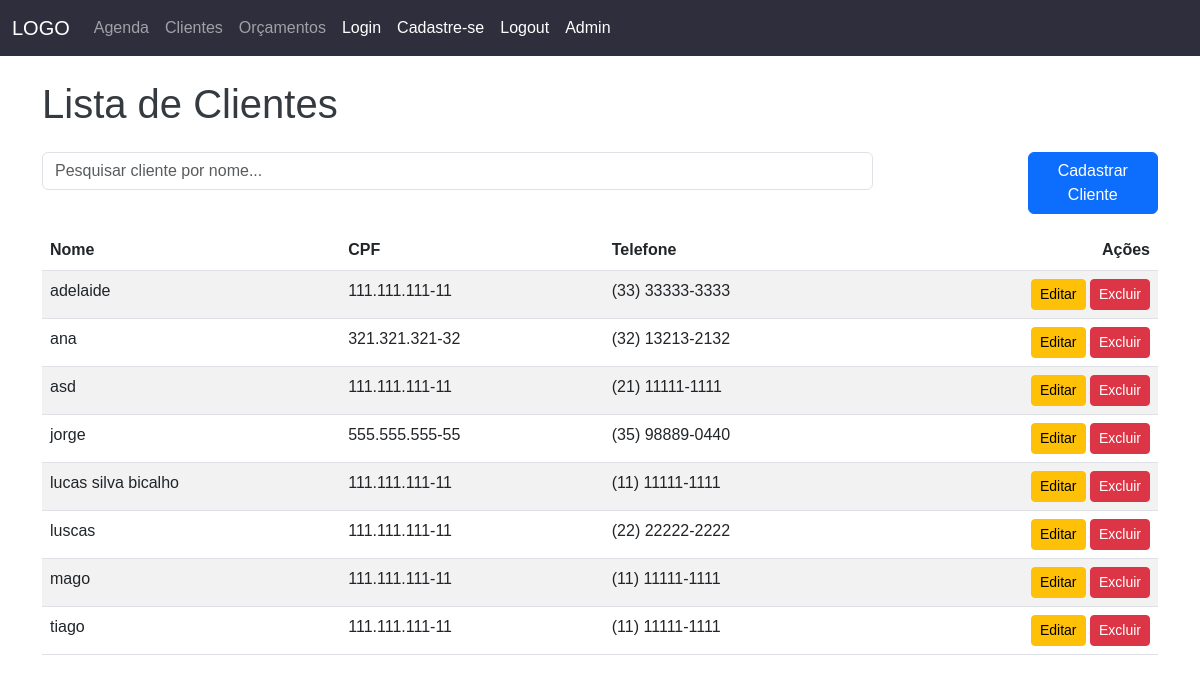
The app's page /clientes/ (signed in) with its own data.
### consultorio/models.py (models this page shows, shortened)
class Cliente(models.Model):
    nome = models.CharField(max_length=255)
    cpf = models.CharField(max_length=14, null=True)
    telefone = models.TextField(blank=True, null=True)

### consultorio/views.py (the view)
# urls.py: path('clientes/', views.clientes, name='listar_clientes'),
@login_required(login_url="/auth/login")
def clientes(request):
    clientes = Cliente.objects.all().order_by('nome')
    return render(request, 'clientes.html', {'clientes': clientes})

### consultorio/templates/clientes.html (shortened to what this page needs)
{% extends "base.html" %}
{% load static %}
{% block conteudo %}
<div class="container mt-4">
    <h1 class="mb-4">Lista de Clientes</h1>
    <div class="row mb-3">
        <div class="col-md-9">
            <input type="text" id="pesquisa" class="form-control" placeholder="Pesquisar cliente por nome...">
        </div>
        <div class="col-md-3 text-md-end mt-2 mt-md-0">
            <button class="btn btn-primary w-50" data-bs-toggle="modal" data-bs-target="#clienteModal">Cadastrar
                Cliente</button>
        </div>
    </div>
    <table class="table table-striped table-hover">
        <thead>
            <tr>
                <th>Nome</th>
                <th>CPF</th>
                <th>Telefone</th>
                <th class="text-end">Ações</th>
            </tr>
        </thead>
        <tbody id="tabela-clientes">
            {% for cliente in clientes %}
            <tr>
                <td>{{ cliente.nome }}</td>
                <td>{{ cliente.cpf }}</td>
                <td>{{ cliente.telefone }}</td>
                <td class="text-end">
                    <button class="btn btn-warning btn-sm" data-bs-toggle="modal"
                        data-bs-target="#editarClienteModal{{ cliente.id }}">Editar</button>
                    <button class="btn btn-danger btn-sm" data-bs-toggle="modal"
                        data-bs-target="#excluirClienteModal{{ cliente.id }}">Excluir</button>
                </td>
            </tr>
            {% endfor %}
        </tbody>
    </table>
</div>
{% endblock %}

### staticfiles/css/mystyles.css (style rules this page uses)
body { font-family: Arial, sans-serif; }
h1 { color: #343a40; }

### records on screen
Cliente: nome "adelaide", cpf "111.111.111-11", telefone "(33) 33333-3333"
Cliente: nome "ana", cpf "321.321.321-32", telefone "(32) 13213-2132"
Cliente: nome "asd", cpf "111.111.111-11", telefone "(21) 11111-1111"
Cliente: nome "jorge", cpf "555.555.555-55", telefone "(35) 98889-0440"
Cliente: nome "lucas silva bicalho", cpf "111.111.111-11", telefone "(11) 11111-1111"
Cliente: nome "luscas", cpf "111.111.111-11", telefone "(22) 22222-2222"
Cliente: nome "mago", cpf "111.111.111-11", telefone "(11) 11111-1111"
Cliente: nome "tiago", cpf "111.111.111-11", telefone "(11) 11111-1111"
